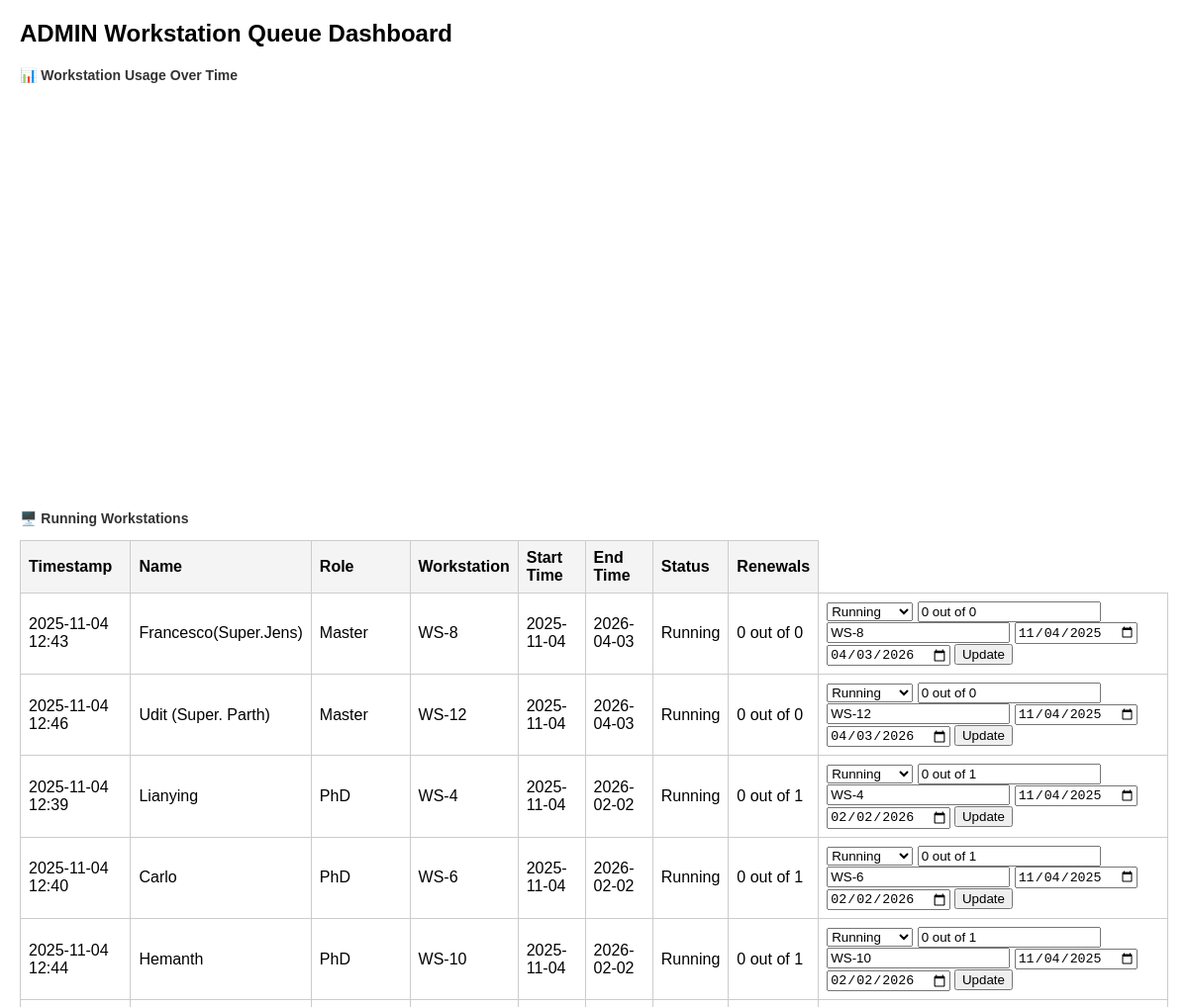
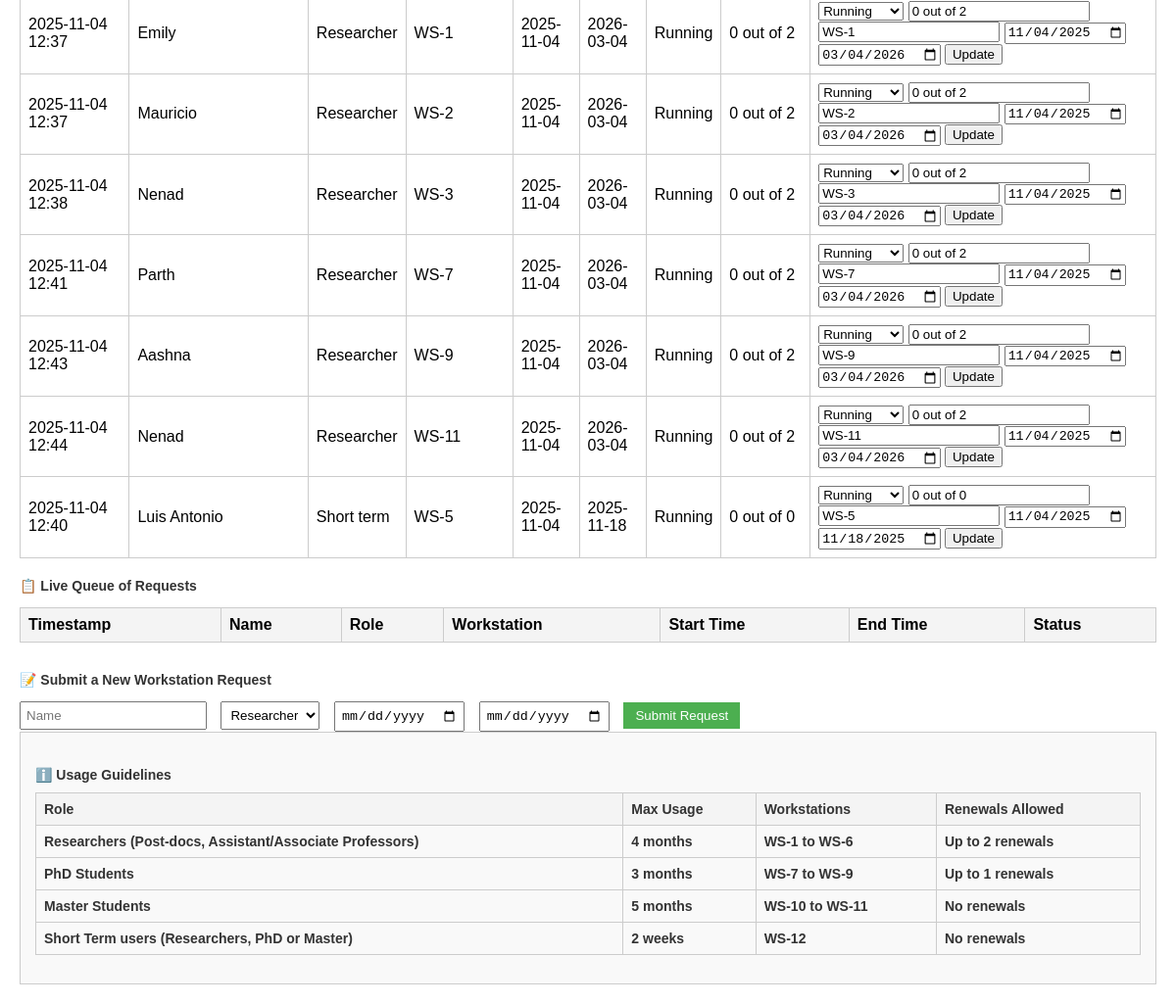
The page /admin (signed in) on the database its author committed (2 pictures, top to bottom).
### app.py (models this page shows)
class Request(db.Model):
    id = db.Column(db.Integer, primary_key=True)
    timestamp = db.Column(db.DateTime, default=datetime.utcnow)
    name = db.Column(db.String(100))
    role = db.Column(db.String(50))
    start_time = db.Column(db.String(50))
    end_time = db.Column(db.String(50))
    status = db.Column(db.String(50), default="Pending")
    workstation = db.Column(db.String(50))
    renewals = db.Column(db.Integer)

### app.py (the view)
@app.route('/admin')
@login_required
def admin_dashboard():
    print("Is user authenticated?", current_user.is_authenticated)
    print("Current user role:", current_user.role)
    if current_user.role != 'admin':
        return redirect(url_for('dashboard'))
    requests = Request.query.order_by(Request.timestamp.desc()).all()
    running_requests = (Request.query.filter_by(status='Running').order_by(Request.role.asc(),Request.timestamp.asc()).all())
    pending_requests = (Request.query.filter_by(status='Pending').order_by(Request.role.asc(),Request.timestamp.asc()).all())
    chart_data = []
    for req in requests:
        if req.status == 'Running':
            chart_data.append({
                "name": req.name or "",
                "workstation": req.workstation or "",
                "start": str(req.start_time),
                "end": str(req.end_time),
                "renewals": req.renewals or "",
                "color": "blue" if req.role == "PhD" else "orange" if req.role == "Master" else "green"
            })
    return render_template('admin_dashboard.html', requests=pending_requests , running_requests=running_requests,  chart_data=chart_data)

### app.py (called while the page is built)
@login_manager.user_loader
def load_user(user_id):
    return User.query.get(int(user_id))

### templates/admin_dashboard.html (shortened to what this page needs)
<!DOCTYPE html>
<html lang="en">
<head>
</head>
<body>
    <h1>ADMIN Workstation Queue Dashboard</h1>
    <h2>📊 Workstation Usage Over Time</h2>
    <div id="usageChart" style="width:100%;height:400px;"></div>
<h3>🖥️ Running Workstations</h3>
    <table>
        <tr><th>Timestamp</th><th>Name</th><th>Role</th><th>Workstation</th><th>Start Time</th><th>End Time</th><th>Status</th><th>Renewals</th></tr>
        {% for req in running_requests %}
        <tr>
            <td>{{ req.timestamp.strftime('%Y-%m-%d %H:%M') }}</td>
            <td>{{ req.name }}</td>
            <td>{{ req.role }}</td>
            <td>{{ req.workstation }}</td>
            <td>{{ req.start_time }}</td>
            <td>{{ req.end_time }}</td>
            <td>{{ req.status }}</td>
            <td>{{ req.renewals }}</td>
            <td>
               <form method="POST" action="/update_status/{{ req.id }}">
                                <select name="status">
                                    <option value="Running" {% if req.status == 'Running' %}selected{% endif %}>Running</option>
                                </select>
                                <input type="text" name="renewals" placeholder="Renewals" value="{{ req.renewals }}">
                                <input type="text" name="workstation" placeholder="Workstation" value="{{ req.workstation or '' }}">
                                <input type="date" name="start_time" placeholder="StartTime" value="{{ req.start_time }}">
                                <input type="date" name="end_time" placeholder="EndTime" value="{{ req.end_time }}">
                                <button type="submit">Update</button>
                </form>
            </td>
        </tr>
        {% endfor %}
    </table>
<h3>📋 Live Queue of Requests</h3>
<table>
<tr>
<th>Timestamp</th>
<th>Name</th>
<th>Role</th>
<th>Workstation</th>
<th>Start Time</th>
<th>End Time</th>
<th>Status</th>
</tr>
    </table>
<div class="form-section">
<h3>📝 Submit a New Workstation Request</h3>
<form id="requestForm">
<input name="name" placeholder="Name" required="" type="text"/>
<select name="role">
<option value="Researcher">Researcher</option>
</select>
<input name="startTime" required="" type="date"/>
<input name="endTime" required="" type="date"/>
<button class="submit-btn" type="submit">Submit Request</button>
</form>
</div>
<div style="background-color:#f9f9f9; padding:15px; border:1px solid #ccc; margin-bottom:20px;">
<h3>ℹ️ Usage Guidelines
<table border="1" style="width:100%; margin-top:10px; border-collapse:collapse;">
<thead>
<tr style="background-color:#f2f2f2;">
<th>Role</th>
<th>Max Usage</th>
<th>Workstations</th>
<th>Renewals Allowed</th>
</tr>
</thead>
<tbody>
<tr>
<td>Researchers (Post-docs, Assistant/Associate Professors)</td>
<td>4 months</td>
<td>WS-1 to WS-6</td>
<td>Up to 2 renewals</td>
</tr>
<tr>
<td>PhD Students</td>
<td>3 months</td>
<td>WS-7 to WS-9</td>
<td>Up to 1 renewals</td>
</tr>
<tr>
<td>Master Students</td>
<td>5 months</td>
<td>WS-10 to WS-11</td>
<td>No renewals</td>
</tr>
<tr>
<td>Short Term users (Researchers, PhD or Master)</td>
<td>2 weeks</td>
<td>WS-12</td>
<td>No renewals</td>
</tr>
</tbody>
</table>
</h3>
</body>
</html>

### templates/admin_dashboard.html (style rules this page uses)
body { font-family: Arial, sans-serif; margin: 20px; }
h1 { font-size: 24px; margin-bottom: 10px; }
h2, h3 { font-size: 14px; margin-top: 20px; color: #333; }
table { width: 100%; border-collapse: collapse; margin-top: 10px; }
th, td { border: 1px solid #ccc; padding: 8px; text-align: left; }
th { background-color: #f4f4f4; }
.form-section { margin-top: 30px; }
.form-section input, .form-section select { margin-right: 10px; padding: 5px; }
.submit-btn { padding: 6px 12px; background-color: #4CAF50; color: white; border: none; cursor: pointer; }

### rows shown on the page
Request: timestamp "2025-11-04 12:43", name "Francesco(Super.Jens)", role "Master", workstation "WS-8", start_time "2025-11-04", end_time "2026-04-03", status "Running", renewals "0 out of 0", start_time "11/04/2025", end_time "04/03/2026"
Request: timestamp "2025-11-04 12:46", name "Udit (Super. Parth)", role "Master", workstation "WS-12", start_time "2025-11-04", end_time "2026-04-03", status "Running", renewals "0 out of 0", start_time "11/04/2025", end_time "04/03/2026"
Request: timestamp "2025-11-04 12:39", name "Lianying", role "PhD", workstation "WS-4", start_time "2025-11-04", end_time "2026-02-02", status "Running", renewals "0 out of 1", start_time "11/04/2025", end_time "02/02/2026"
Request: timestamp "2025-11-04 12:40", name "Carlo", role "PhD", workstation "WS-6", start_time "2025-11-04", end_time "2026-02-02", status "Running", renewals "0 out of 1", start_time "11/04/2025", end_time "02/02/2026"
Request: timestamp "2025-11-04 12:44", name "Hemanth", role "PhD", workstation "WS-10", start_time "2025-11-04", end_time "2026-02-02", status "Running", renewals "0 out of 1", start_time "11/04/2025", end_time "02/02/2026"
Request: timestamp "2025-11-04 12:37", name "Emily", role "Researcher", workstation "WS-1", start_time "2025-11-04", end_time "2026-03-04", status "Running", renewals "0 out of 2", start_time "11/04/2025", end_time "03/04/2026"
Request: timestamp "2025-11-04 12:37", name "Mauricio", role "Researcher", workstation "WS-2", start_time "2025-11-04", end_time "2026-03-04", status "Running", renewals "0 out of 2", start_time "11/04/2025", end_time "03/04/2026"
Request: timestamp "2025-11-04 12:38", name "Nenad", role "Researcher", workstation "WS-3", start_time "2025-11-04", end_time "2026-03-04", status "Running", renewals "0 out of 2", start_time "11/04/2025", end_time "03/04/2026"
Request: timestamp "2025-11-04 12:41", name "Parth", role "Researcher", workstation "WS-7", start_time "2025-11-04", end_time "2026-03-04", status "Running", renewals "0 out of 2", start_time "11/04/2025", end_time "03/04/2026"
Request: timestamp "2025-11-04 12:43", name "Aashna", role "Researcher", workstation "WS-9", start_time "2025-11-04", end_time "2026-03-04", status "Running", renewals "0 out of 2", start_time "11/04/2025", end_time "03/04/2026"
Request: timestamp "2025-11-04 12:44", name "Nenad", role "Researcher", workstation "WS-11", start_time "2025-11-04", end_time "2026-03-04", status "Running", renewals "0 out of 2", start_time "11/04/2025", end_time "03/04/2026"
Request: timestamp "2025-11-04 12:40", name "Luis Antonio", role "Short term", workstation "WS-5", start_time "2025-11-04", end_time "2025-11-18", status "Running", renewals "0 out of 0", start_time "11/04/2025", end_time "11/18/2025"
